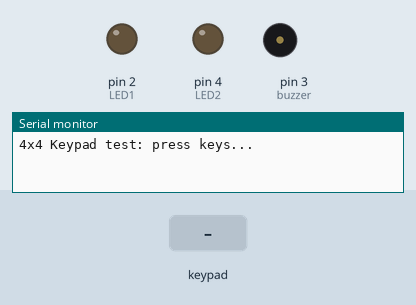
Bench run of a sketch on a simulated Arduino Uno, built with avr-gcc and run on an emulated ATmega328P. Parts: output pins drawn as LEDs (lit = HIGH), buzzer (waves = sounding), the last lines printed to the serial monitor. Dashed ring = blinking. Inputs (shaded band) come from the test bench.

Above: at 1.2 s.
1.3 s: key '#' pressed
At 2.1 s:
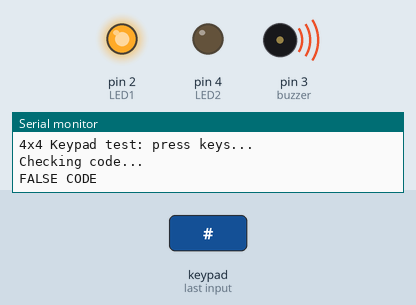
3.8 s: keypad keys 1 3 1 2 1 1 1 0 pressed 0.4 s apart
At 4.02 s:
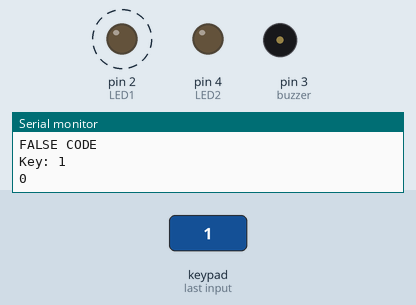
8.5 s: key '*' pressed
At 9.7 s:
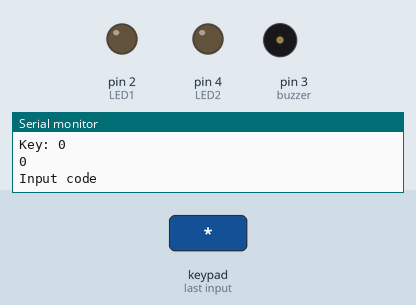
10.5 s: keypad keys 1 3 1 2 1 1 1 0 # pressed 0.4 s apart
At 14.6 s:
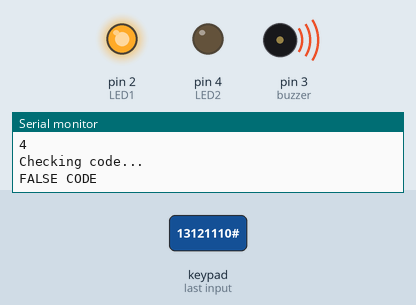
Timing chart, 0 to 16.3 s (numbered marks = the images above; inputs shaded):
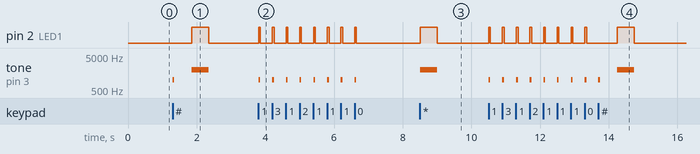

Measured:
- after the input at 1.3 s, pin 2 (LED1): LOW → HIGH after 0.55 s, → LOW 0.50 s later; tone on pin 3 (buzzer): silent → 1000 Hz at once, → silent 0.05 s later, → 2000 Hz 0.50 s later, → silent 0.50 s later
- after the input at 3.8 s, pin 2 (LED1): alternates HIGH for 0.05 s and LOW for 0.35 s, 16 changes in all, then stays LOW, starting at once; tone on pin 3 (buzzer): alternates 1000 Hz for 0.05 s and silent for 0.35 s, 16 changes in all, then stays silent, starting at once
- after the input at 8.5 s, pin 2 (LED1): LOW → HIGH at once, → LOW 0.50 s later; tone on pin 3 (buzzer): silent → 2000 Hz at once, → silent 0.50 s later
- after the input at 10.5 s, pin 2 (LED1): goes 7 × (HIGH 0.05 s, LOW 0.35 s), HIGH 0.05 s, LOW 0.89 s, HIGH 0.50 s, then LOW, starting at once; tone on pin 3 (buzzer): plays 1000 Hz for 0.05 s, 1000 Hz for 0.05 s, 1000 Hz for 0.05 s, 1000 Hz for 0.05 s, 1000 Hz for 0.05 s, 1000 Hz for 0.05 s … (10 notes in this stretch), starting at once

The sketch:

project3_keypad_led_buzzer.ino
```cpp
#include <Keypad.h>


// This is the size of the keyboard
const byte ROWS = 4;
const byte COLS = 4;
const int buzzer = 3;
const int LED1 = 2;
const int LED2 = 4;
const int code1 = 4;
const int code2 = 4;
const int code3 = 5;
const int code4 = 6;
bool setCode = false;
const byte CAP = 4;
int buf[CAP];
byte len = 0;

void clearBuf() {
  len = 0;
}

bool pushBack(int v) {
    if (len >= CAP) { return false; }
    buf[len] = v;
    len = len + 1;
    return true;
}

// This is what each button will return
char keys[ROWS][COLS] = {
  {'1','2','3','A'},
  {'4','5','6','B'},
  {'7','8','9','C'},
  {'*','0','#','D'}
};

// The wiring of the rows/cols. pins on the keyboard
byte rowPins[ROWS] = { 13,12,11,10 };
byte colPins[COLS] = { 9,8,7,6 };

// Creates an object pad of type Keypad, from Keypad.h
Keypad pad = Keypad(makeKeymap(keys), rowPins, colPins, ROWS, COLS);

void setup()
{
    pinMode(LED1, OUTPUT);
  	pinMode(LED2, OUTPUT);
    pinMode(buzzer, OUTPUT);
    Serial.begin(9600);
    Serial.println("4x4 Keypad test: press keys...");
}

void loop()
{
    char key = pad.getKey();
    if (key >= '0' && key <= '9') {
        tone(buzzer, 1000);
        digitalWrite(LED1, HIGH);
        delay(50);
        noTone(buzzer);
        digitalWrite(LED1, LOW);
        Serial.print("Key: ");
        Serial.println(key);
      	Serial.println(len);


        if (setCode == true) {
            if (pushBack(key - '0') == false) {
                Serial.println("FALSE");
                setCode = false;
            }
        }
    }

        if (key == '*') {
            tone(buzzer, 2000);
            digitalWrite(LED1, HIGH);
            delay(500);
            noTone(buzzer);
            digitalWrite(LED1, LOW);

            setCode = true;
          	clearBuf();
            Serial.println("Input code");
        }


        if (key == '#') {
            tone(buzzer,1000);
            delay(50);
            noTone(buzzer);

			Serial.println("Checking code...");


          if (buf[0] == code1 && buf[1] == code2 && buf[2] == code3 && buf[3] == code4) {
          	Serial.println("TRUE CODE");
            		delay(500);
                    tone(buzzer, 3000);
            		digitalWrite(LED2, HIGH);
            		delay(500);
                    noTone(buzzer);
            		digitalWrite(LED2, LOW);
                    clearBuf();
          }
          else {
                	Serial.println("FALSE CODE");
            		delay(500);
                    tone(buzzer, 2000);
            		digitalWrite(LED1, HIGH);
            		delay(500);
                    noTone(buzzer);
            		digitalWrite(LED1, LOW);
            		clearBuf();


                }


        }

}
```
